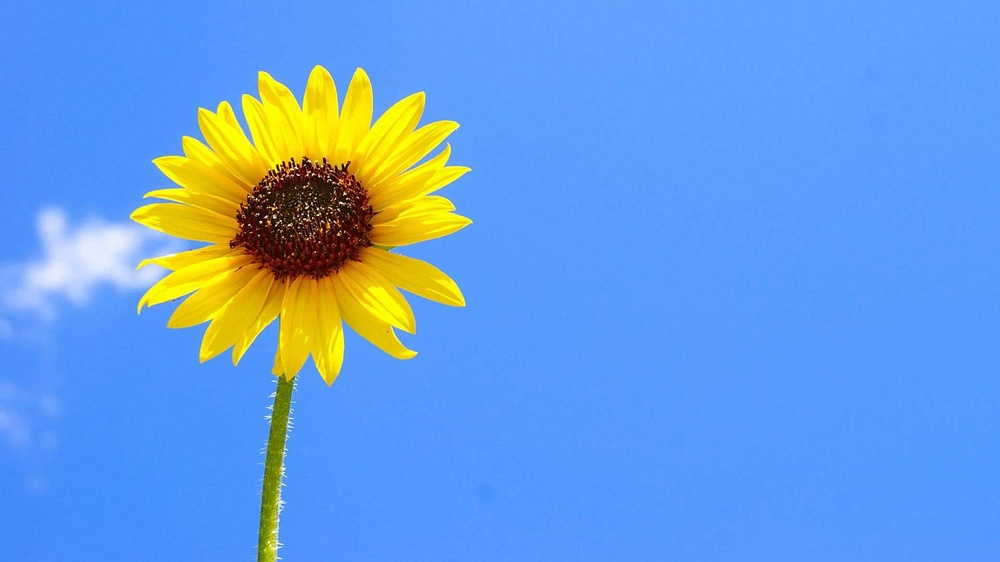
#> input picture 106-滕同学/week5/kmeans.jpeg, 1000 x 562 px, shrunk from 1920 x 1080 before the run
$ python K-Means.py
#> lines starting #> are read from the running program, lines starting #| are printed output that depends on the picture
# author: woo

import cv2
import numpy as np
import matplotlib.pyplot as plt

# 读取原始图像
img = cv2.imread('kmeans.jpeg')
#> img is the input picture: shape (562, 1000, 3); mean B, G, R 222.3, 156.5, 103

# 图像二维像素转换为一维
data = img.reshape((-1,3))
data = np.float32(data)

# 停止条件 (type,max_iter,epsilon)
criteria = (cv2.TERM_CRITERIA_EPS +
            cv2.TERM_CRITERIA_MAX_ITER, 30, 1.0)

# 设置标签
flags = cv2.KMEANS_RANDOM_CENTERS

# K-Means
compactness, labels, centers2 = cv2.kmeans(data, 5, None, criteria, 10, flags)
#> compactness = 213648524.8; centers2 = [[13.76, 32.06, 74.54], [223.9, 203.6, 183.9], [252.7, 153.5, 86.77], [11.79, 215.4, 240.6], [18.9, 140.3, 189]]
labels = labels.reshape((img.shape[0], img.shape[1]))
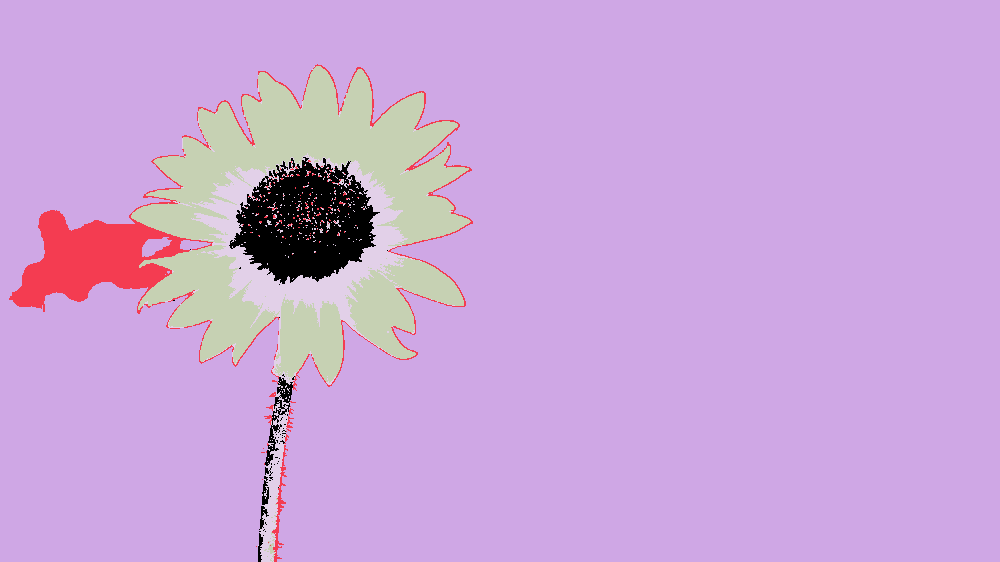
#> labels: shape (562, 1000) int32; 5 distinct labels, from 0 to 4; one colour per label, 0 black
print(np.unique(labels), labels.shape)
#| [0 1 2 3 4] (562, 1000)

label_show = np.zeros(img.shape)
label_show[labels == 1] = [255, 255, 255]
label_show[labels == 2] = [0, 255, 0]
label_show[labels == 3] = [0, 0, 255]
label_show[labels == 4] = [255, 0, 0]
cv2.imwrite("kmeans.png", label_show)
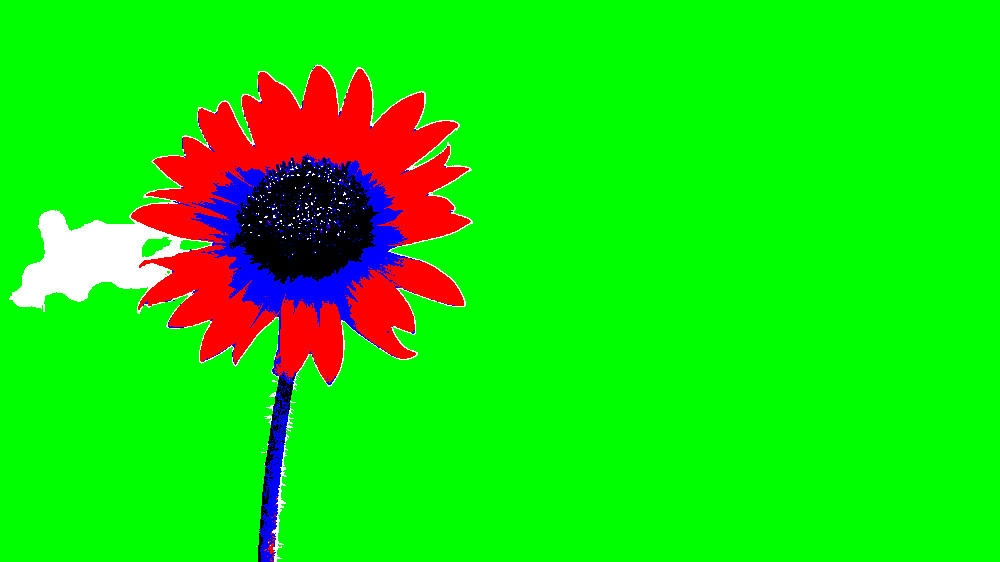
#> saved as kmeans.png: shape (562, 1000, 3); mean B, G, R 11.8, 223.7, 25.6
